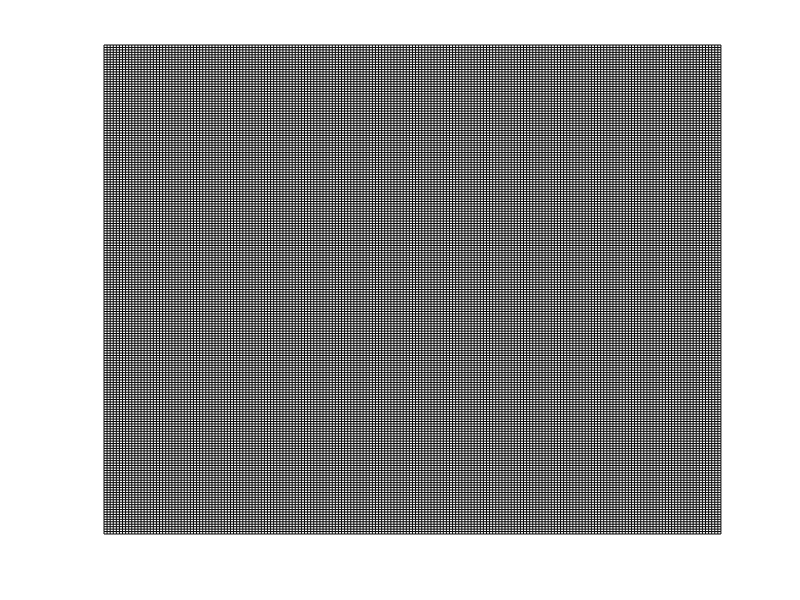

MATLAB code for this plot: (Note: this script raises an error after producing the figure.)
clc
clear
close all

% parameters
ax = 200; % grid number
iter_num = 2000;
Pp = 0.8; % pick up probability
Pd = 0.8; % drop down probability
AntNumber = 500; % ant number
obj_num_red = 100; % red object number
obj_num_blue = 100; % blue object number
obj_total = obj_num_red+obj_num_blue;

[X,Y]=meshgrid(0:ax);
figure; hold on;
h1 = plot(X,Y,'k');
h2 = plot(Y,X,'k');
axis off;
axis([0 201 0 200])
obj_array_red = [];
obj_array_blue = [];
ant_array = [];
j = 1;
t = 1;
DirectionMatrix = [-1 -1; 0 -1; 1 -1; -1 1; 0 1; 1 1;-1 0; 1 0];
DM = [-1 -1; 0 -1; 1 -1; -1 1; 0 1; 1 1;-1 0; 1 0];


%spreading objects
for i = 1:1:obj_total
    randx = randi([0 ax-1],1,1)+0.5;
    randy = randi([0 ax-1],1,1)+0.5;
    if i < obj_num_red+1
        % objects might overlap, ignore overlapping
        h3 = plot(randx,randy,'or');
         delete(h3)
        obj_array_red = [obj_array_red; randx,randy];
    else
        h4 = plot(randx,randy,'ob');
         delete(h4)
        obj_array_blue = [obj_array_blue; randx,randy];
    end
end
obj_array = [obj_array_red; obj_array_blue]; % all objects array

% placing ants
while j <= AntNumber 
    randx = randi([0 ax-1],1,1)+0.5;
    randy = randi([0 ax-1],1,1)+0.5;
    if any(obj_array(:,1) == randx) ~= 1 || any(obj_array(:,2) == randy) ~= 1
        h5 = plot(randx,randy,'*k');
        ant_array = [ant_array; randx,randy,0];
        j = j+1;
        delete(h5)
    end
end 


% main loop, clustering
while t <= iter_num
    for ii = 1:1:AntNumber
        if ant_array(ii,3) == 0 % unloaded ant
            if ismember(ant_array(ii,1:2),obj_array_red,'rows') == 1 % cell occupied by red
                % pick up red
                ant_array(ii,3) = 1;
                % delete corresponding red
                [decision, location] = ismember(ant_array(ii,1:2),obj_array_red,'rows');
                obj_array_red(location,:) = [];
            elseif ismember(ant_array(ii,1:2),obj_array_blue,'rows') == 1 % cell occupied by blue
                % pick up blue
                ant_array(ii,3) = -1;
                % delete corresponding blue
                [decision, location] = ismember(ant_array(ii,1:2),obj_array_blue,'rows');
                obj_array_blue(location,:) = [];
            end
        else % obviously loaded ant
            % 1 represents loaded by red, -1 represensts loaded by blue
            if ant_array(ii,3) == 1 && ismember(ant_array(1,1:2),obj_array_red,'rows') == 0 ...
                    && ismember(ant_array(1,1:2),obj_array_blue,'rows') == 0 && ...
                     (ismember(ant_array(ii,1:2)+DM(1,:),obj_array_red,'rows') == 1 || ...
                     ismember(ant_array(ii,1:2)+DM(2,:),obj_array_red,'rows') == 1 || ...
                     ismember(ant_array(ii,1:2)+DM(3,:),obj_array_red,'rows') == 1 || ...
                     ismember(ant_array(ii,1:2)+DM(4,:),obj_array_red,'rows') == 1 || ...
                     ismember(ant_array(ii,1:2)+DM(5,:),obj_array_red,'rows') == 1 || ...
                     ismember(ant_array(ii,1:2)+DM(6,:),obj_array_red,'rows') == 1 || ...
                     ismember(ant_array(ii,1:2)+DM(7,:),obj_array_red,'rows') == 1 || ...
                     ismember(ant_array(ii,1:2)+DM(8,:),obj_array_red,'rows') == 1)
                % ant loaded by red && cell empty --- done 
                % && red object nearby --- pending
                % drop down red
                ant_array(ii,3) = 0;
                % insert object in red
                obj_array_red = [obj_array_red; ant_array(ii,1:2)];
            elseif ant_array(ii,3) == -1 && ismember(ant_array(1,1:2),obj_array_red,'rows') == 0 ...
                    && ismember(ant_array(1,1:2),obj_array_blue,'rows') == 0 && ...
                    (ismember(ant_array(ii,1:2)+DM(1,:),obj_array_blue,'rows') == 1 || ...
                    ismember(ant_array(ii,1:2)+DM(2,:),obj_array_blue,'rows') == 1 || ...
                    ismember(ant_array(ii,1:2)+DM(3,:),obj_array_blue,'rows') == 1 || ...
                    ismember(ant_array(ii,1:2)+DM(4,:),obj_array_blue,'rows') == 1 || ...
                    ismember(ant_array(ii,1:2)+DM(5,:),obj_array_blue,'rows') == 1 || ...
                    ismember(ant_array(ii,1:2)+DM(6,:),obj_array_blue,'rows') == 1 || ...
                    ismember(ant_array(ii,1:2)+DM(7,:),obj_array_blue,'rows') == 1 || ...
                    ismember(ant_array(ii,1:2)+DM(8,:),obj_array_blue,'rows') == 1)
                % ant loaded by blue && cell empty --- done
                % && blue object nearby --- pending
                % drop down blue
                ant_array(ii,3) = 0;
                % insert object in blue
                obj_array_blue = [obj_array_blue; ant_array(ii,1:2)];
            end
        end
       % move ant randomly to adjacent grid
       MoveStep = randi([1 8],1,1);  
       MoveDirection = DirectionMatrix(MoveStep,:);
       ant_temp = ant_array(ii,:); % copying current location of the ant
       ant_array(ii,1) = ant_array(ii,1) + MoveDirection(:, 1);
       ant_array(ii,2) = ant_array(ii,2) + MoveDirection(:, 2);
       while max(ant_array(ii,1:2)) >= ax || min(ant_array(ii,1:2)) <=0 % if ant goes outside grid do again
           ant_array(ii,:) = ant_temp;
           MoveStep = randi([1 8],1,1);  
           MoveDirection = DirectionMatrix(MoveStep,:);
           ant_array(ii,1) = ant_array(ii,1) + MoveDirection(:, 1);
           ant_array(ii,2) = ant_array(ii,2) + MoveDirection(:, 2);
           % ant's might overlap, ignore overlapping
       end
    end
    delete(h3)
    delete(h4)
    delete(h5)
    h3 = plot(obj_array_red(:,1),obj_array_red(:,2),'or');
    h4 = plot(obj_array_blue(:,1),obj_array_blue(:,2),'ob');
    h5 = plot(ant_array(:,1),ant_array(:,2),'*k');
    drawnow;
    F(t) = getframe(gcf);
    pause(0.001);
    t = t+1;
end

video = VideoWriter('Vid.avi','MPEG-4');
video.FrameRate = 60;
open(video)
writeVideo(video,F);
close(video)





%%% at the end of this simulation, I will perform same algorithm using GA.
%%% I need to modify following way. I perform mutation to ant's current 
%%% location and apply pick up and drop with prob. might work faster.


%%% propose ACA with GA and SA.
%%% I can do another thing. simulated annealing with GA. if ant is loaded
%%% and find similar object around then cool down perterbation (mutation).
%%% I believe this modified algorithm will converge way faster than simple
%%% ACA or ACA with GA.


